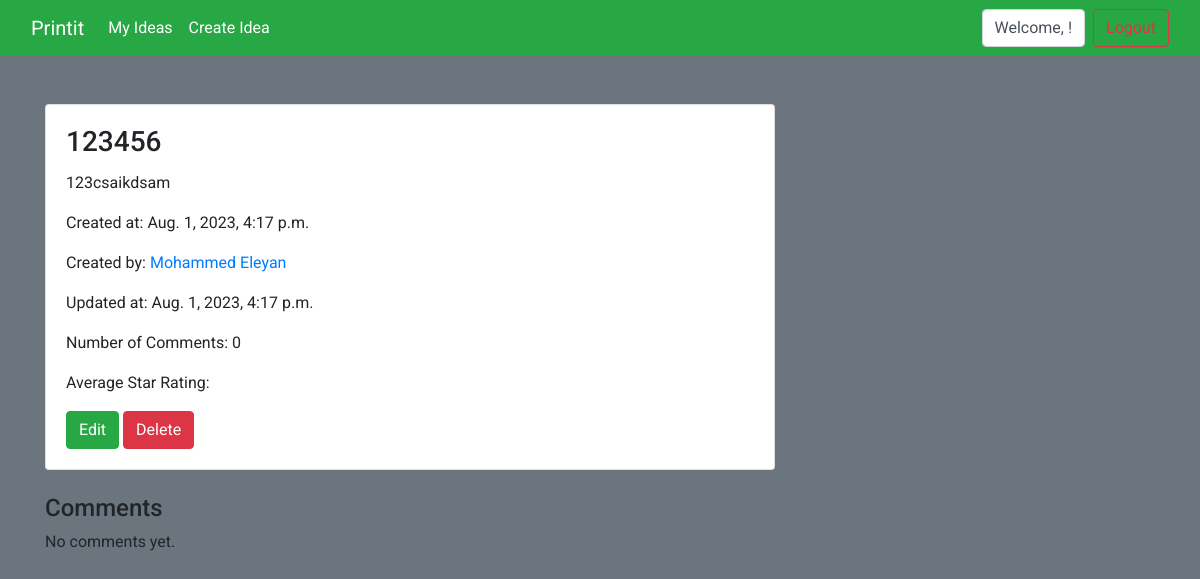
The app's page /idea/7/ with its own data.
### Printit_app/models.py (models this page shows)
class Idea(models.Model):
    user = models.ForeignKey(User, on_delete=models.CASCADE)
    title = models.CharField(max_length=200)
    content = models.TextField()
    created_at = models.DateTimeField(auto_now_add=True)
    updated_at = models.DateTimeField(auto_now=True)
    objects = IdeaManager()

class User(models.Model):
    first_name = models.CharField(max_length=150)
    last_name = models.CharField(max_length=150)
    email = models.EmailField(unique=True)
    password = models.CharField(max_length=128)
    bio = models.TextField(blank=True, null=True)
    is_admin = models.BooleanField(default=False)
    created_at = models.DateTimeField(auto_now_add=True)
    updated_at = models.DateTimeField(auto_now=True)
    objects = UserManager()

### Printit_app/views.py (the view)
# urls.py: path('idea/<int:idea_id>/', views.view_idea, name='view_idea'),
def view_idea(request, idea_id):
    idea = Idea.objects.get(pk=idea_id)
    comments = Comment.objects.filter(idea=idea)
    comments_count = comments.count()
    context = {
        'idea': idea,
        'comments': comments,
        'comments_count': comments_count,
    }
    return render(request, 'view_idea_with_comments.html', context)

### Printit_app/templates/view_idea_with_comments.html (shortened to what this page needs)
<!DOCTYPE html>
<html lang="en">
<head>
    {% load static %}
    <link rel="stylesheet" href="https://maxcdn.bootstrapcdn.com/bootstrap/4.0.0/css/bootstrap.min.css">
</head>
<body class="bg-secondary" style="font-family: 'Roboto', sans-serif;">
    <nav class="navbar navbar-expand-lg bg-success">
        <div class="container-fluid">
            <a class="navbar-brand text-white" href="{% url 'home' %}">Printit</a>
            <div class="collapse navbar-collapse " id="navbarSupportedContent">
                <ul class="navbar-nav mr-auto">
                    <li class="nav-item">
                        <a class="nav-link text-white" href="{% url 'my_ideas' %}">My Ideas</a>
                    </li>
                    <li class="nav-item">
                        <a class="nav-link text-white" href="{% url 'create_idea' %}">Create Idea</a>
                    </li>
                </ul>
                <ul class="navbar-nav ml-auto">
                    <li class="nav-item">
                        <form class="form-inline my-2 my-lg-0" method="POST" action="{% url 'logout' %}">
                            <div class="form-control mr-sm-2">Welcome, {{ user.first_name }}!</div>
                            <button class="btn btn-outline-danger my-2 my-sm-0" type="submit">Logout</button>
                        </form>
                    </li>
                </ul>
            </div>
        </div>
    </nav>
    <div class="container py-5">
        <div class="row">
            <div class="col-md-8">
                <div class="card">
                    <div class="card-body">
                        <h3 class="card-title">{{ idea.title }}</h3>
                        <p class="card-text">{{ idea.content }}</p>
                        <p class="card-text">Created at: {{ idea.created_at }}</p>
                        <p class="card-text">Created by: <a
                                href="{% url 'user_ideas' idea.user.id %}">{{ idea.user.first_name }}
                                {{ idea.user.last_name }}</a></p>
                        <p class="card-text">Updated at: {{ idea.updated_at }}</p>
                        <p class="card-text">Number of Comments: {{ comments_count }}</p>
                        <p class="card-text">Average Star Rating: {{ avg_stars }}</p>
                        <div class="mt-3">
                            <a href="{% url 'edit_idea' idea.id %}" class="btn btn-success">Edit</a>
                            <a href="{% url 'delete_idea' idea.id %}" class="btn btn-danger">Delete</a>
                        </div>
                    </div>
                </div>
                <div class="mt-4">
                    <h4>Comments</h4>
                    {% if comments %}
                    <ul class="list-group">
                        {% for comment in comments %}
                        <li class="list-group-item">
                            <p class="mb-0">Commented by: <a
                                    href="{% url 'user_ideas' comment.user.id %}">{{ comment.user.first_name }}
                                    {{ comment.user.last_name }}</a></p>
                            <p class="mb-0">Commented at: {{ comment.created_at }}</p>
                            <p class="mb-0">{{ comment.text }}</p>
                        </li>
                        {% endfor %}
                    </ul>
                    {% else %}
                    <p>No comments yet.</p>
                    {% endif %}
                </div>
            </div>
        </div>
    </div>
</body>
</html>

### records on screen
Idea: title "123456", content "123csaikdsam", created_at "Aug. 1, 2023, 4:17 p.m.", user.first_name "Mohammed", user.last_name "Eleyan", updated_at "Aug. 1, 2023, 4:17 p.m."

### other values on screen
{{ comments_count }} "0"
